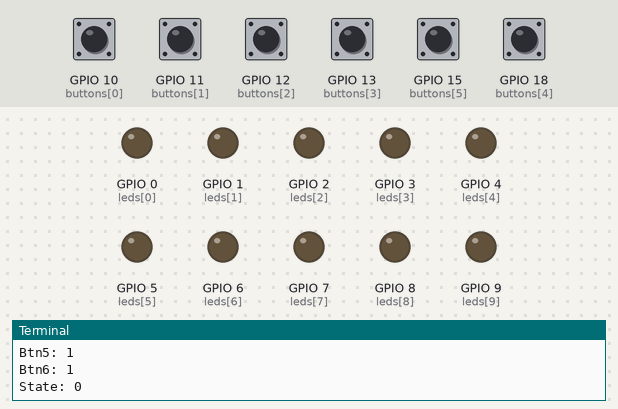
Recording of a program running on a simulated Raspberry Pi (BCM pin numbers). On the bench: output pins drawn as LEDs (lit = HIGH), the last lines printed to the terminal. Dashed ring = blinking. The test bench sets the inputs (shaded band); at power-on: GPIO 10 (buttons[0]), GPIO 11 (buttons[1]), GPIO 12 (buttons[2]), GPIO 13 (buttons[3]), GPIO 15 (buttons[5]), GPIO 18 (buttons[4]) HIGH.

Above: at 1.2 s.
1.3 s: GPIO 15 (buttons[5]) pulled LOW for 0.15 s
At 1.7 s:
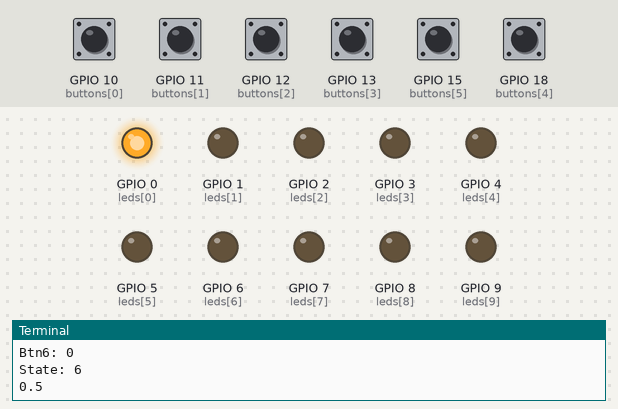
4.4 s: GPIO 11 (buttons[1]) pulled LOW for 1 s
At 5.7 s:
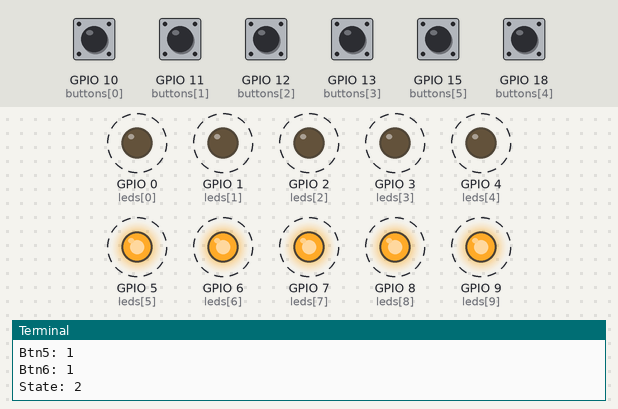
8.4 s: GPIO 10 (buttons[0]) pulled LOW for 1 s
At 9.4 s:
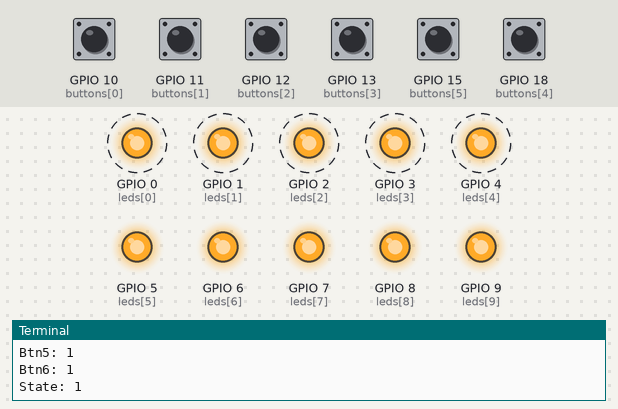
12.4 s: GPIO 12 (buttons[2]) pulled LOW for 1 s
At 13.2 s:
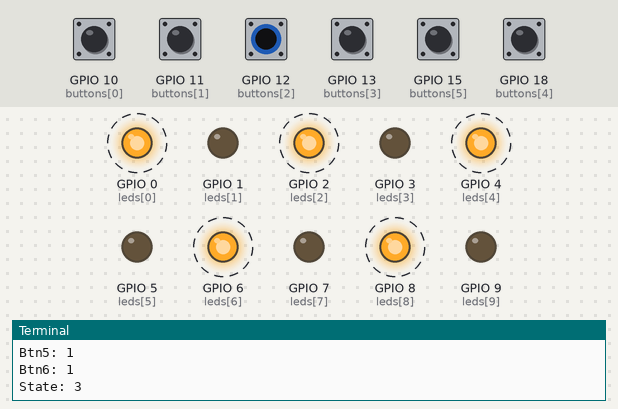
16.3 s: GPIO 13 (buttons[3]) pulled LOW for 0.15 s
At 16.7 s:
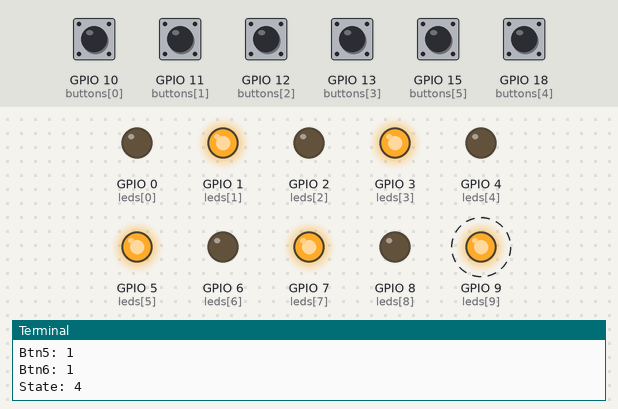
19.4 s: GPIO 18 (buttons[4]) pulled LOW for 1 s
Timing chart, 0 to 24.3 s (numbered marks = the images above; inputs shaded):
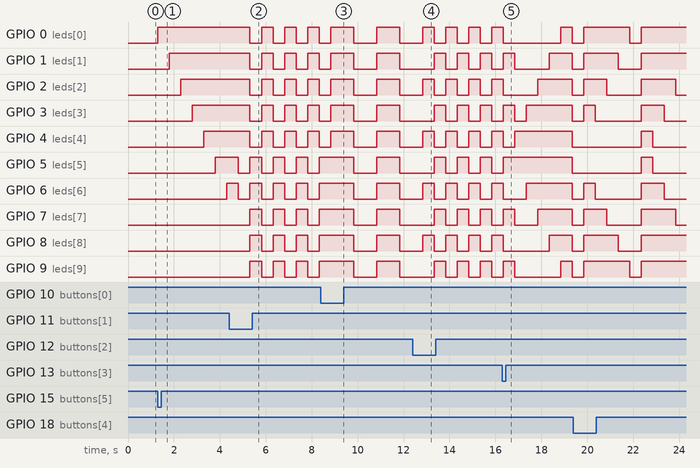

Measured:
- after the input at 1.3 s, GPIO 0 (leds[0]): LOW → HIGH at once; GPIO 1 (leds[1]): LOW → HIGH after 0.50 s; GPIO 2 (leds[2]): LOW → HIGH after 1.0 s; GPIO 3 (leds[3]): LOW → HIGH after 1.5 s; GPIO 4 (leds[4]): LOW → HIGH after 2.0 s
- after the input at 4.4 s, GPIO 0 (leds[0]): alternates HIGH for 0.50 s and LOW for 0.50 s, starting after 0.91 s
- after the input at 8.4 s, GPIO 0 (leds[0]), GPIO 1 (leds[1]), GPIO 2 (leds[2]), GPIO 3 (leds[3]), GPIO 4 (leds[4]): HIGH → LOW after 1.4 s, → HIGH 1.0 s later, → LOW 1.0 s later
- after the input at 12.4 s, GPIO 0 (leds[0]), GPIO 1 (leds[1]), GPIO 2 (leds[2]), GPIO 3 (leds[3]), GPIO 4 (leds[4]), GPIO 5 (leds[5]), GPIO 6 (leds[6]), GPIO 7 (leds[7]), GPIO 8 (leds[8]), GPIO 9 (leds[9]): alternates HIGH for 0.50 s and LOW for 0.50 s, starting after 0.93 s
- after the input at 16.3 s, GPIO 9 (leds[9]): LOW → HIGH after 2.5 s, → LOW 0.50 s later

The program:

test3.py
```python
import RPi.GPIO as GPIO
import time
GPIO.setwarnings(False)
GPIO.setmode(GPIO.BCM)
#Bcm board uses board com
#Board uses pin number
leds = [0,1,2,3,4,5,6,7,8,9]
buttons = [10,11,12,13,18,15]

GPIO.setup(leds,GPIO.OUT)
GPIO.setup(buttons,GPIO.IN,pull_up_down=GPIO.PUD_UP)

delay = 0
state = 0
def check_button(state):

    button_state1 = GPIO.input(buttons[0])
    button_state2 = GPIO.input(buttons[1])
    button_state3 = GPIO.input(buttons[2])
    button_state4 = GPIO.input(buttons[3])
    button_state5 = GPIO.input(buttons[4])
    button_state6 = GPIO.input(buttons[5])

    if button_state1 == False:
        state = 1
    elif button_state2 == False:
        state = 2
    elif button_state3 == False:
        state = 3
    elif button_state4 == False:
        state = 4
    elif button_state5 == False:
        state = 5
    elif button_state6 == False:
        state = 6

    print("Btn1: "+str(button_state1))
    print("Btn2: "+str(button_state2))
    print("Btn3: "+str(button_state3))
    print("Btn4: "+str(button_state4))
    print("Btn5: "+str(button_state5))
    print("Btn6: "+str(button_state6))
    print("State: "+str(state))
    return state


while True:
    state = check_button(state)
    if state == 1:
        GPIO.output(leds,GPIO.HIGH)
        state = check_button(state)
        time.sleep(1)
        GPIO.output(leds,GPIO.LOW)
        state = check_button(state)
        time.sleep(1)
    elif state == 2:
        GPIO.output(leds[:5],GPIO.HIGH)
        GPIO.output(leds[5:],GPIO.LOW)
        state = check_button(state)
        time.sleep(0.5)
        GPIO.output(leds[:5],GPIO.LOW)
        GPIO.output(leds[5:],GPIO.HIGH)
        state = check_button(state)
        time.sleep(0.5)

    elif state == 3:
        odd = [0,2,4,6,8]
        even = [1,3,5,7,9]
        GPIO.output(odd,GPIO.HIGH)
        GPIO.output(even,GPIO.LOW)
        state = check_button(state)
        time.sleep(0.5)
        GPIO.output(odd,GPIO.LOW)
        GPIO.output(even,GPIO.HIGH)
        state = check_button(state)
        time.sleep(0.5)
    elif state == 4:
        state1 = [4,5]
        state2 = [3,6]
        state3 = [2,7]
        state4 = [1,8]
        state5 = [0,9]
        GPIO.output(leds,GPIO.LOW)
        GPIO.output(state1,GPIO.HIGH)
        state = check_button(state)
        time.sleep(0.5)
        GPIO.output(state2,GPIO.HIGH)
        state = check_button(state)
        time.sleep(0.5)
        GPIO.output(state3,GPIO.HIGH)
        state = check_button(state)
        time.sleep(0.5)
        GPIO.output(state4,GPIO.HIGH)
        state = check_button(state)
        time.sleep(0.5)
        GPIO.output(state5,GPIO.HIGH)
        state = check_button(state)
        time.sleep(0.5)
        GPIO.output(leds,GPIO.LOW)
        state = check_button(state)
        time.sleep(0.5)
    elif state == 5:
        state5 = [4,5]
        state4 = [3,6]
        state3 = [2,7]
        state2 = [1,8]
        state1 = [0,9]
        GPIO.output(leds,GPIO.HIGH)
        GPIO.output(state5,GPIO.LOW)
        state = check_button(state)
        time.sleep(0.5)
        GPIO.output(state4,GPIO.LOW)
        state = check_button(state)
        time.sleep(0.5)
        GPIO.output(state3,GPIO.LOW)
        state = check_button(state)
        time.sleep(0.5)
        GPIO.output(state2,GPIO.LOW)
        state = check_button(state)
        time.sleep(0.5)
        GPIO.output(state1,GPIO.LOW)
        state = check_button(state)
        time.sleep(0.5)
        GPIO.output(leds,GPIO.HIGH)
        state = check_button(state)
        time.sleep(0.5)
    elif state == 6:
        delay = delay + .5
        if(delay >5):
            delay = 0.5
        state = check_button(state)
        print(delay)
        for i in range(10):
            state = check_button(state)
            if(state != 6):
                break
            if(i == 0):
                GPIO.output(leds,GPIO.LOW)
            GPIO.output(leds[i],GPIO.HIGH)
            print(delay)

            time.sleep(delay)


        
```
